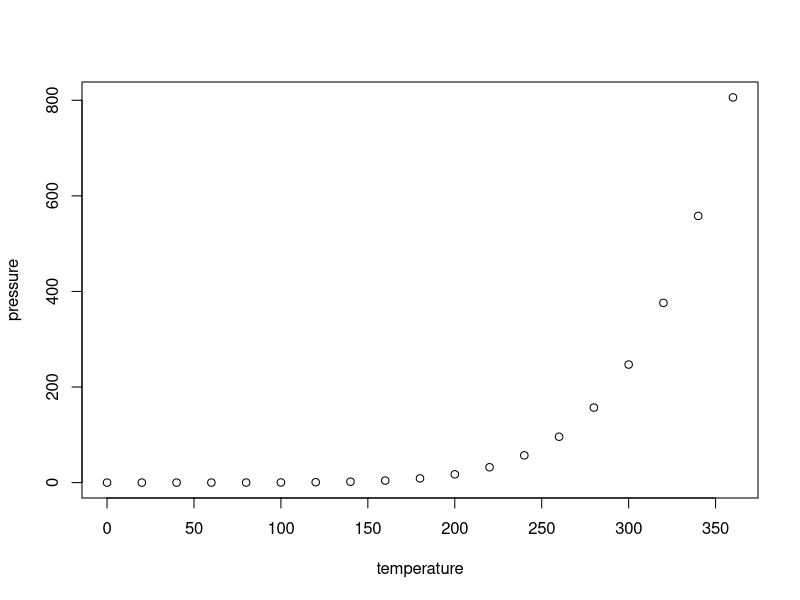
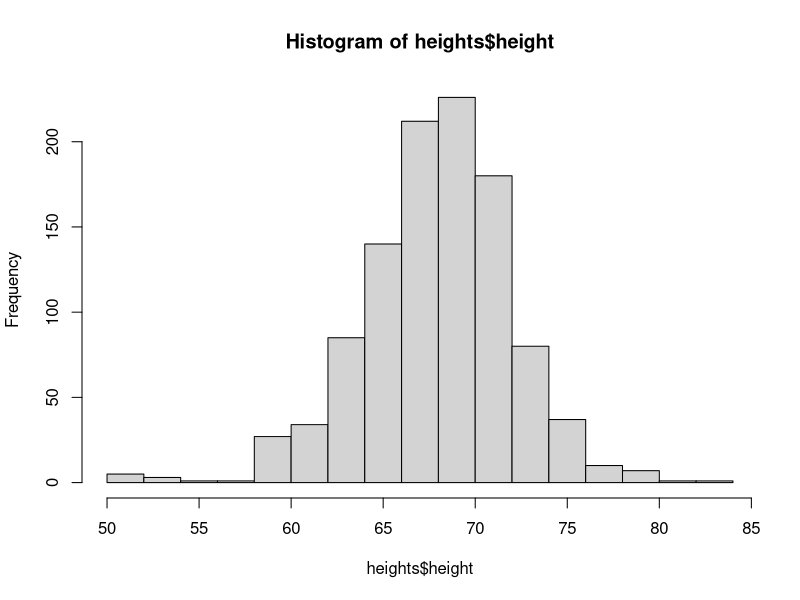

Here is the R script that generated these plots, in order:
## ---- chunk 1
knitr::opts_chunk$set(echo = TRUE)
## ---- chunk 2
summary(cars)
## ---- chunk 3
plot(pressure)
## ---- chunk 4
library(dslabs)
data(heights)
hist(heights$height)
## ---- chunk 5
print("Hello World!")
a <- 5
## ---- chunk 6
a <- a+1
print(a)
